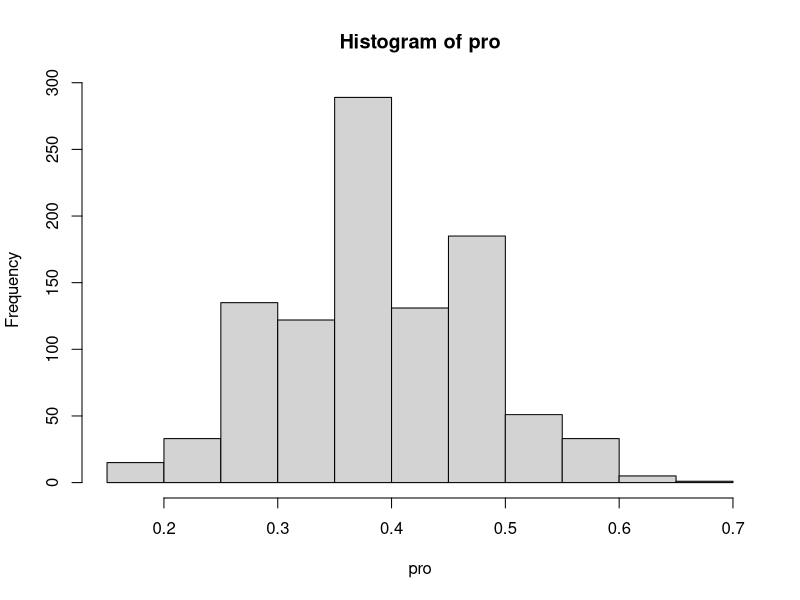

This figure's R source:
## ---- chunk 1
knitr::opts_chunk$set(echo = TRUE, warning = FALSE, message = FALSE, fig.align = "center", comment = NA)
library(tidyverse)
## ---- chunk 2

p <- .4 # Population  proportion of males
n <- 30 # Sample size

# Generate a sample
sample <- sample(c(0,1), size = n, replace = TRUE, prob=c(1-p,p)) 

# Looking at the sample (optional)
sample 

# Find the proportion of men
sum(sample)/n


# Now repeat the above process 1000 times and find the average of proportions

pro <- numeric(1000)

for (i in 1:1000){
  
  sample <- sample(c(0,1), size = n, replace = TRUE, prob=c(1-p,p)) 
  pro[i] <- sum(sample)/n 
}

mean(pro)
sd(pro)
hist(pro)

# End of simulation
## ---- chunk 3

p <- .07 # Population Propotion of interest
n <- 233 # Sample size 

#Check assumptions!!!
n*p > 10
n*(1-p) > 10


# Mean and the sd of the sampling distribution for p
meanp <- p
sdp<- sqrt(p*(1-p)/n)

meanp
sdp

## ---- chunk 4

#less than for a normal
#pnorm(value,mean,sd)

pnorm(.06,meanp,sdp)

#greater than for a normal
#1-pnorm(value,mean,sd)

1-pnorm(.09,meanp,sdp)

#between for a normal
#pnorm(bigvalue,mean,sd)-pnorm(smallerval,mean,sd)

pnorm(.12,meanp,sdp)-pnorm(.08,meanp,sdp)

# Given the probability find the quantile
#qnorm(percentless,mean,sd)

qnorm(.9,meanp,sdp)

